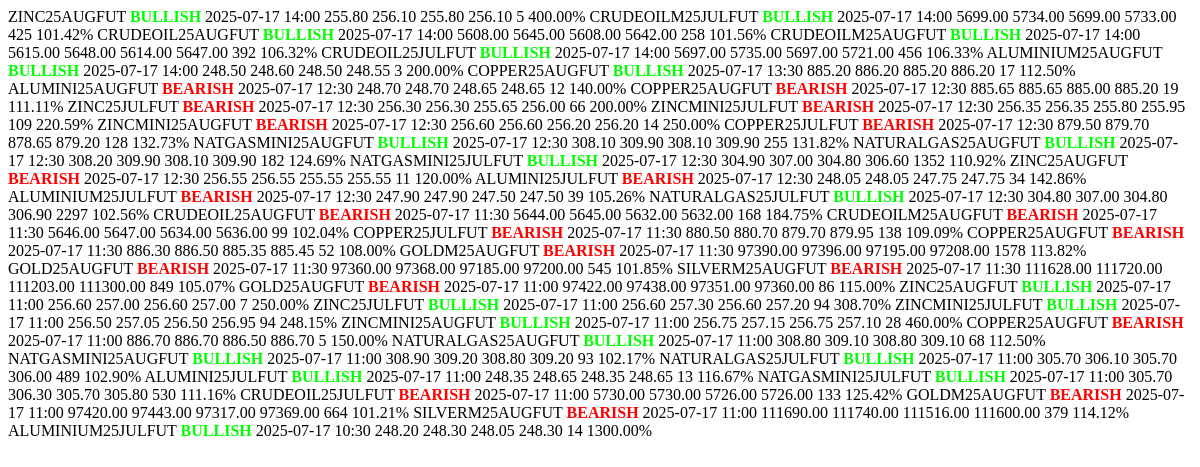
The page /signals/table on the database as committed earlier.
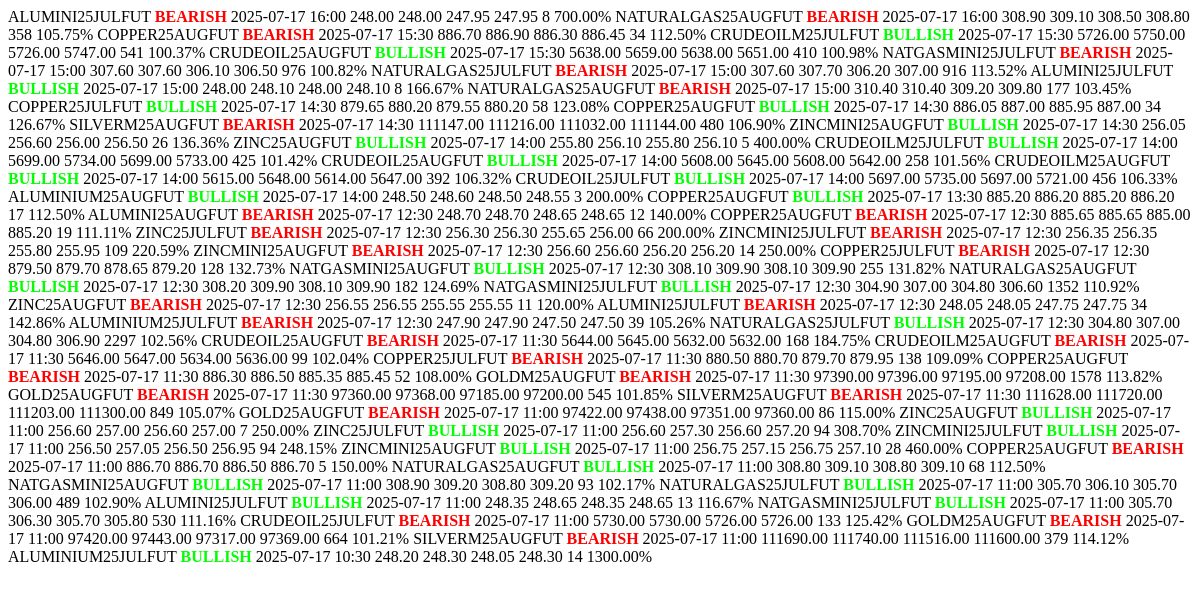
The same page on the database as committed later.
### tables this page shows
CREATE TABLE signals (
    id INTEGER PRIMARY KEY AUTOINCREMENT,
    symbol TEXT,
    signal_type TEXT,
    signal_time TEXT,
    open REAL,
    high REAL,
    low REAL,
    close REAL,
    volume REAL,
    volume_delta REAL
);

### app_vpa.py (the view)
@app.route("/signals/table")
def signal_table_partial_mcx():
    conn = sqlite3.connect('signals.db')
    conn.row_factory = sqlite3.Row
    cursor = conn.cursor()
    today = datetime.now().strftime("%Y-%m-%d")
    cursor.execute("""
        SELECT * FROM signals
        WHERE DATE(signal_time) = ?
        ORDER BY signal_time DESC
    """, (today,))
    rows = cursor.fetchall()
    conn.close()
    return render_template("partials/signal_rows.html", signals=rows)

### app_vpa.py (called while the page is built)
@app.before_request
def extend_session():
    session.permanent = True

### templates/partials/signal_rows.html
{% for row in signals %}
<tr>
    <td>{{ row.symbol }}</td>
    <td>
        <strong style="color: {{ 'lime' if row.signal_type == 'BULLISH' else 'red' }}">
            {{ row.signal_type }}
        </strong>
    </td>
    <td>{{ row.signal_time[:16] }}</td>
    <td>{{ "%.2f"|format(row.open) }}</td>
    <td>{{ "%.2f"|format(row.high) }}</td>
    <td>{{ "%.2f"|format(row.low) }}</td>
    <td>{{ "%.2f"|format(row.close) }}</td>
    <td>{{ "%.0f"|format(row.volume) }}</td>
    <td>{{ "%.2f"|format(row.volume_delta) }}%</td>
</tr>
{% endfor %}

Rows that differ between the two databases and show on the page:
added signals: symbol "ALUMINI25JULFUT", signal_type "BEARISH", signal_time "2025-07-17 16:00", open "248.00", high "248.00", low "247.95", close "247.95", volume "8", volume_delta "700.00"
added signals: symbol "NATURALGAS25AUGFUT", signal_type "BEARISH", signal_time "2025-07-17 16:00", open "308.90", high "309.10", low "308.50", close "308.80", volume "358", volume_delta "105.75"
added signals: symbol "COPPER25AUGFUT", signal_type "BEARISH", signal_time "2025-07-17 15:30", open "886.70", high "886.90", low "886.30", close "886.45", volume "34", volume_delta "112.50"
added signals: symbol "CRUDEOILM25JULFUT", signal_type "BULLISH", signal_time "2025-07-17 15:30", open "5726.00", high "5750.00", low "5726.00", close "5747.00", volume "541", volume_delta "100.37"
added signals: symbol "CRUDEOIL25AUGFUT", signal_type "BULLISH", signal_time "2025-07-17 15:30", open "5638.00", high "5659.00", low "5638.00", close "5651.00", volume "410", volume_delta "100.98"
added signals: symbol "NATGASMINI25JULFUT", signal_type "BEARISH", signal_time "2025-07-17 15:00", open "307.60", high "307.60", low "306.10", close "306.50", volume "976", volume_delta "100.82"
added signals: symbol "NATURALGAS25JULFUT", signal_type "BEARISH", signal_time "2025-07-17 15:00", open "307.60", high "307.70", low "306.20", close "307.00", volume "916", volume_delta "113.52"
added signals: symbol "ALUMINI25JULFUT", signal_type "BULLISH", signal_time "2025-07-17 15:00", open "248.00", high "248.10", low "248.00", close "248.10", volume "8", volume_delta "166.67"
added signals: symbol "NATURALGAS25AUGFUT", signal_type "BEARISH", signal_time "2025-07-17 15:00", open "310.40", high "310.40", low "309.20", close "309.80", volume "177", volume_delta "103.45"
added signals: symbol "COPPER25JULFUT", signal_type "BULLISH", signal_time "2025-07-17 14:30", open "879.65", high "880.20", low "879.55", close "880.20", volume "58", volume_delta "123.08"
added signals: symbol "COPPER25AUGFUT", signal_type "BULLISH", signal_time "2025-07-17 14:30", open "886.05", high "887.00", low "885.95", close "887.00", volume "34", volume_delta "126.67"
added signals: symbol "SILVERM25AUGFUT", signal_type "BEARISH", signal_time "2025-07-17 14:30", open "111147.00", high "111216.00", low "111032.00", close "111144.00", volume "480", volume_delta "106.90"
added signals: symbol "ZINCMINI25AUGFUT", signal_type "BULLISH", signal_time "2025-07-17 14:30", open "256.05", high "256.60", low "256.00", close "256.50", volume "26", volume_delta "136.36"
